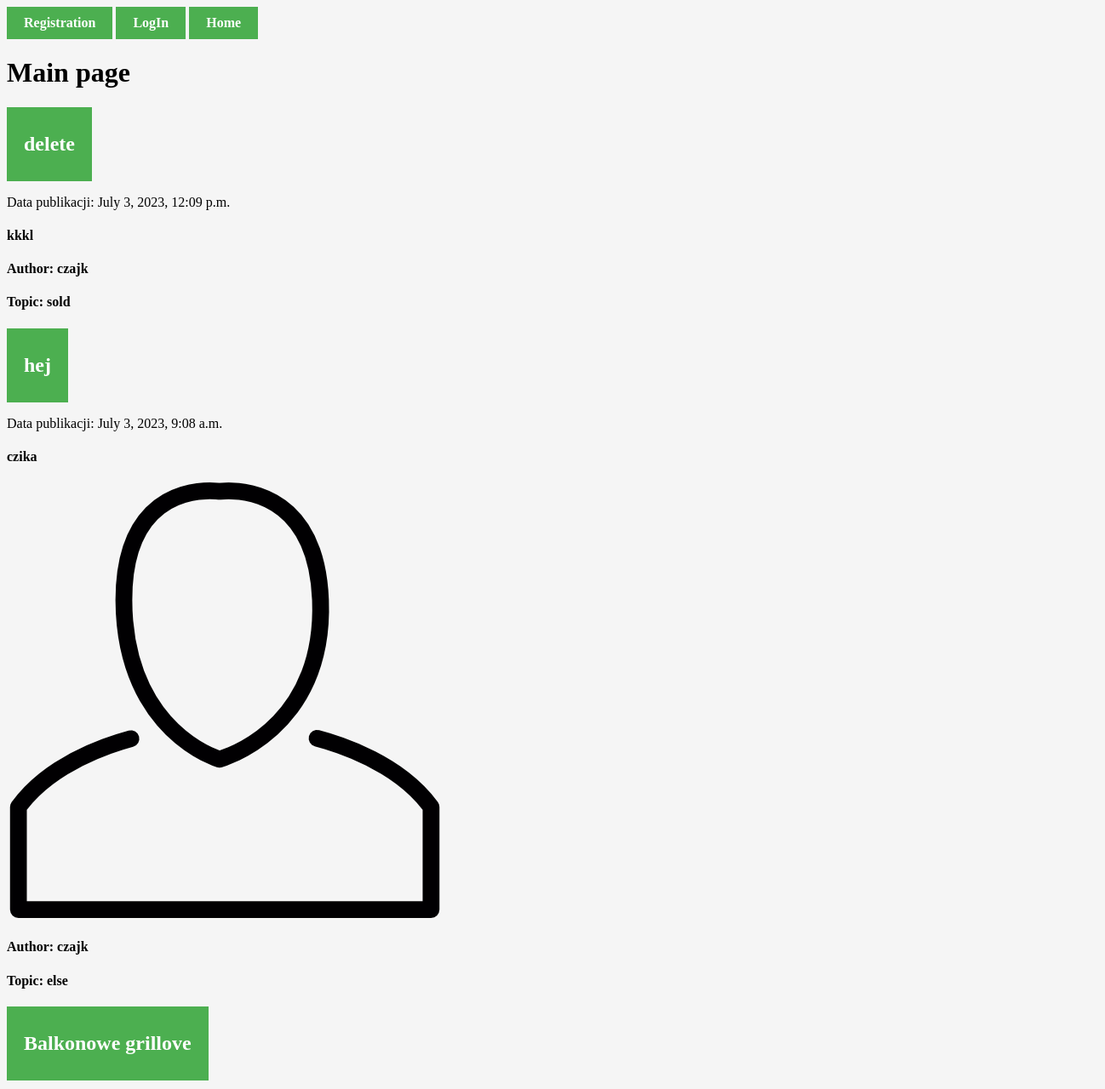
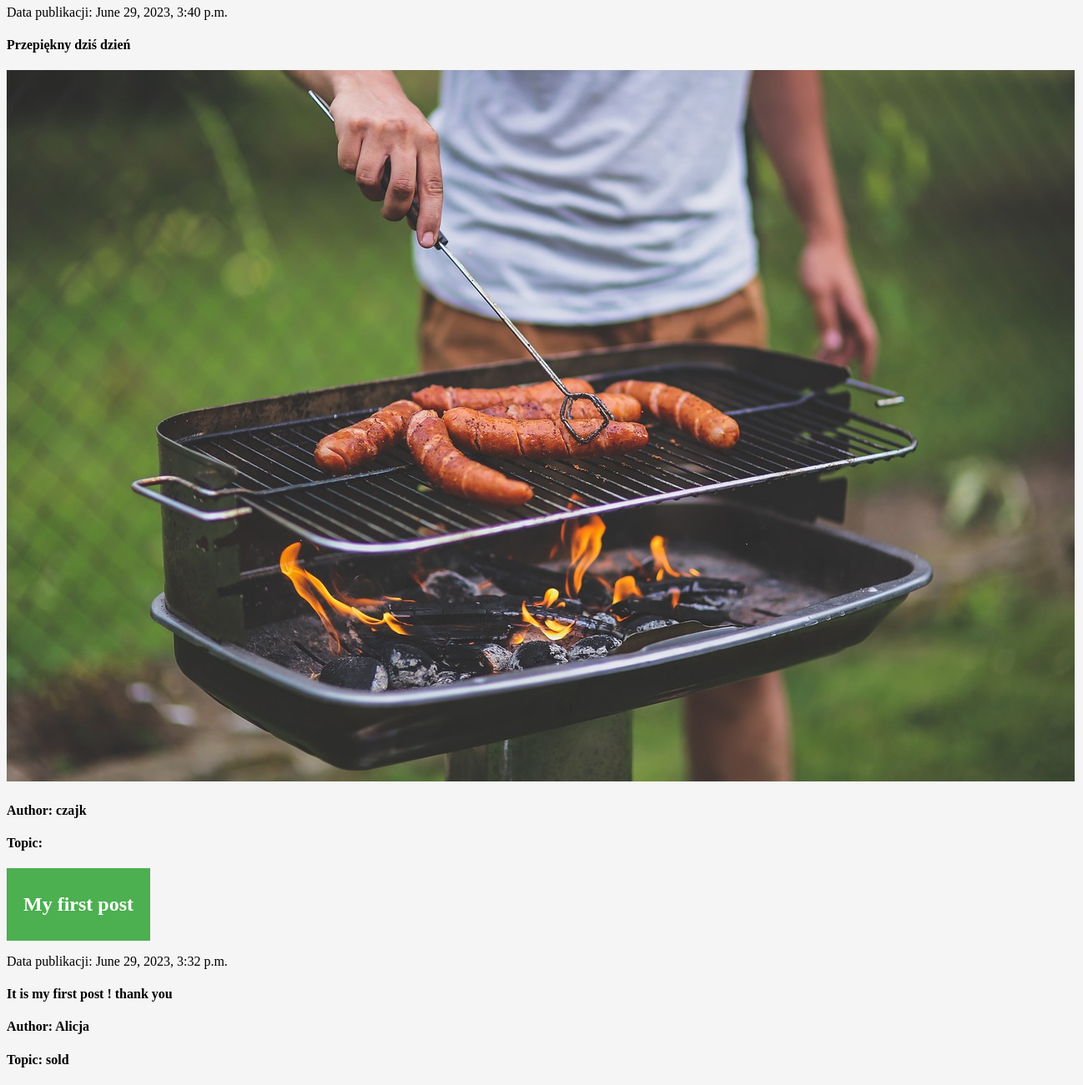
The page / on the database its author committed (2 pictures, top to bottom).
### Registration/models.py (models this page shows, shortened)
class Posts(models.Model):
    title = models.CharField(max_length=200)
    dec = models.TextField(blank=True)
    createDate = models.DateTimeField(auto_now_add=True) # automatically filled by Django during creation
    published = models.BooleanField()
    image = models.ImageField(upload_to='images/',blank=True)
    user = models.ForeignKey(User, on_delete=models.CASCADE) # Creating many to many relationship with User model
    topics = [
        ('', 'Wybierz temat'),
        ('sold', 'Sprzedam'),
        ('buy', 'Kupię'),
        ('rent', 'Wypożyczę'),
        ('look', 'Szukam'),
        ('else', 'Inne'),
    ]
    topic = models.CharField(max_length=4, choices=topics, default='')

### Registration/views.py (the view)
# urls.py: 2. Add a URL to urlpatterns:  path('', views.home, name='home')
def home(request):
    allPosts = Posts.objects.all().order_by('-createDate')
    return render(request, 'home.html', {"allPosts":allPosts})

### Registration/TEMPLATES/home.html (shortened to what this page needs)
{% extends 'base.html' %}
{% block content %}
<h1>Main page</h1>
<div>
{% for allPost in allPosts %}
    <a href="{% url 'posts' %}"><h2>{{allPost.title}}</h2></a>
    <p>Data publikacji: {{allPost.createDate}}</p>
    <h4>{{allPost.dec}}</h4>
    {% if allPost.image %}
        <img src="{{allPost.image.url}}" alt="photo">
    {% endif %}
    <h4>Author: {{allPost.user}}</h4>
    <h4>Topic: {{allPost.topic}}</h4>
{% endfor %}
{% endblock content %}

### MainUser/static/MainUser/css/base.css (style rules this page uses)
a { font-weight: bold; }
a:link, a:visited { background-color: #4CAF50; color: white; padding: 10px 20px; text-align: center; text-decoration: none; display: inline-block; }
body { background-color: whitesmoke; }

### rows shown on the page
Posts: title "delete", createDate "July 3, 2023, 12:09 p.m.", dec "kkkl", user "czajk", topic "sold"
Posts: title "hej", createDate "July 3, 2023, 9:08 a.m.", dec "czika", image (placeholder picture), user "czajk", topic "else"
Posts: title "Balkonowe grillove", createDate "June 29, 2023, 3:40 p.m.", dec "Przepiękny dziś dzień", image (picture), user "czajk"
Posts: title "My first post", createDate "June 29, 2023, 3:32 p.m.", dec "It is my first post ! thank you", user "Alicja", topic "sold"
